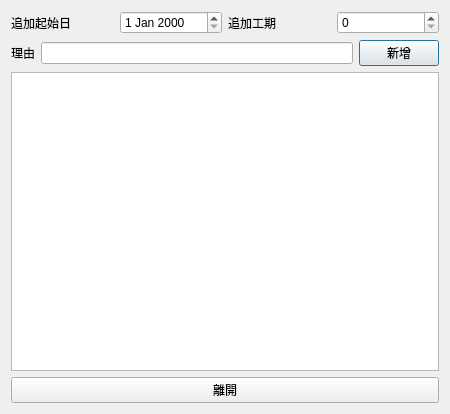
<?xml version="1.0" encoding="UTF-8"?>
<ui version="4.0">
 <class>Dialog</class>
 <widget class="QDialog" name="Dialog">
  <property name="geometry">
   <rect>
    <x>0</x>
    <y>0</y>
    <width>450</width>
    <height>414</height>
   </rect>
  </property>
  <property name="minimumSize">
   <size>
    <width>450</width>
    <height>0</height>
   </size>
  </property>
  <property name="windowTitle">
   <string>追加工期設定</string>
  </property>
  <layout class="QVBoxLayout" name="verticalLayout">
   <item>
    <layout class="QHBoxLayout" name="horizontalLayout">
     <item>
      <widget class="QLabel" name="label_3">
       <property name="text">
        <string>追加起始日</string>
       </property>
      </widget>
     </item>
     <item>
      <widget class="QDateEdit" name="qtDateEdit"/>
     </item>
     <item>
      <widget class="QLabel" name="label_2">
       <property name="text">
        <string>追加工期</string>
       </property>
      </widget>
     </item>
     <item>
      <widget class="QSpinBox" name="qtExtensionDaysSpinBox">
       <property name="maximum">
        <number>9999</number>
       </property>
      </widget>
     </item>
    </layout>
   </item>
   <item>
    <layout class="QHBoxLayout" name="horizontalLayout_2">
     <item>
      <widget class="QLabel" name="label">
       <property name="text">
        <string>理由</string>
       </property>
      </widget>
     </item>
     <item>
      <widget class="QLineEdit" name="qtReasonLineEdit">
       <property name="minimumSize">
        <size>
         <width>125</width>
         <height>0</height>
        </size>
       </property>
      </widget>
     </item>
     <item>
      <widget class="QPushButton" name="qtAddPushButton">
       <property name="minimumSize">
        <size>
         <width>75</width>
         <height>0</height>
        </size>
       </property>
       <property name="text">
        <string>新增</string>
       </property>
      </widget>
     </item>
    </layout>
   </item>
   <item>
    <layout class="QHBoxLayout" name="horizontalLayout_3">
     <item>
      <widget class="QTableView" name="qtTableView"/>
     </item>
    </layout>
   </item>
   <item>
    <layout class="QHBoxLayout" name="horizontalLayout_5">
     <item>
      <widget class="QPushButton" name="qtExitPushButton">
       <property name="text">
        <string>離開</string>
       </property>
      </widget>
     </item>
    </layout>
   </item>
  </layout>
 </widget>
 <resources/>
 <connections/>
</ui>
